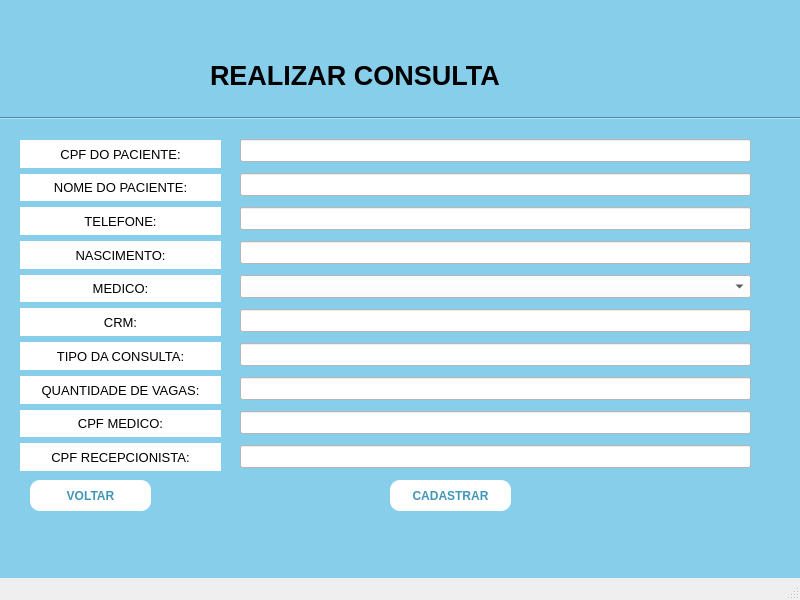
<?xml version="1.0" encoding="UTF-8"?>
<ui version="4.0">
 <class>MainWindow</class>
 <widget class="QMainWindow" name="MainWindow">
  <property name="geometry">
   <rect>
    <x>0</x>
    <y>0</y>
    <width>800</width>
    <height>600</height>
   </rect>
  </property>
  <property name="font">
   <font>
    <pointsize>10</pointsize>
   </font>
  </property>
  <property name="windowTitle">
   <string>MainWindow</string>
  </property>
  <property name="styleSheet">
   <string notr="true"/>
  </property>
  <property name="animated">
   <bool>true</bool>
  </property>
  <widget class="QWidget" name="centralwidget">
   <property name="styleSheet">
    <string notr="true">background-color: skyblue;</string>
   </property>
   <widget class="QLabel" name="label">
    <property name="geometry">
     <rect>
      <x>210</x>
      <y>50</y>
      <width>421</width>
      <height>51</height>
     </rect>
    </property>
    <property name="font">
     <font>
      <pointsize>20</pointsize>
      <weight>75</weight>
      <bold>true</bold>
     </font>
    </property>
    <property name="frameShape">
     <enum>QFrame::NoFrame</enum>
    </property>
    <property name="text">
     <string>REALIZAR CONSULTA</string>
    </property>
    <property name="textFormat">
     <enum>Qt::AutoText</enum>
    </property>
    <property name="alignment">
     <set>Qt::AlignLeading|Qt::AlignLeft|Qt::AlignVCenter</set>
    </property>
   </widget>
   <widget class="QPushButton" name="pushButton">
    <property name="geometry">
     <rect>
      <x>390</x>
      <y>480</y>
      <width>121</width>
      <height>31</height>
     </rect>
    </property>
    <property name="font">
     <font>
      <weight>75</weight>
      <bold>true</bold>
     </font>
    </property>
    <property name="styleSheet">
     <string notr="true">QPushButton {
    background-color: white;  /* Cor de fundo */
    color: rgb(65, 150, 183);  /* Cor do texto */
    border-radius: 10px;  /* Raio dos cantos */
    padding: 10px 20px;  /* Preenchimento interno */
}

QPushButton:hover {
    color: white;
    background-color: rgb(8, 113, 155);  /* Cor de fundo ao passar o mouse */
}</string>
    </property>
    <property name="text">
     <string>CADASTRAR</string>
    </property>
   </widget>
   <widget class="QPushButton" name="pushButton_2">
    <property name="geometry">
     <rect>
      <x>30</x>
      <y>480</y>
      <width>121</width>
      <height>31</height>
     </rect>
    </property>
    <property name="font">
     <font>
      <weight>75</weight>
      <bold>true</bold>
     </font>
    </property>
    <property name="styleSheet">
     <string notr="true">QPushButton {
    background-color: white;  /* Cor de fundo */
    color: rgb(65, 150, 183);  /* Cor do texto */
    border-radius: 10px;  /* Raio dos cantos */
    padding: 10px 20px;  /* Preenchimento interno */
}

QPushButton:hover {
    color: white;
    background-color: rgb(8, 113, 155);  /* Cor de fundo ao passar o mouse */
}</string>
    </property>
    <property name="text">
     <string>VOLTAR</string>
    </property>
   </widget>
   <widget class="Line" name="line">
    <property name="geometry">
     <rect>
      <x>0</x>
      <y>110</y>
      <width>801</width>
      <height>16</height>
     </rect>
    </property>
    <property name="orientation">
     <enum>Qt::Horizontal</enum>
    </property>
   </widget>
   <widget class="QWidget" name="layoutWidget">
    <property name="geometry">
     <rect>
      <x>20</x>
      <y>140</y>
      <width>201</width>
      <height>331</height>
     </rect>
    </property>
    <layout class="QVBoxLayout" name="verticalLayout">
     <item>
      <widget class="QLabel" name="label_2">
       <property name="styleSheet">
        <string notr="true">background-color: white;</string>
       </property>
       <property name="text">
        <string>CPF DO PACIENTE:</string>
       </property>
       <property name="alignment">
        <set>Qt::AlignCenter</set>
       </property>
      </widget>
     </item>
     <item>
      <widget class="QLabel" name="label_3">
       <property name="styleSheet">
        <string notr="true">background-color: white;</string>
       </property>
       <property name="text">
        <string>NOME DO PACIENTE:</string>
       </property>
       <property name="alignment">
        <set>Qt::AlignCenter</set>
       </property>
      </widget>
     </item>
     <item>
      <widget class="QLabel" name="label_11">
       <property name="styleSheet">
        <string notr="true">background-color: white;</string>
       </property>
       <property name="text">
        <string>TELEFONE:</string>
       </property>
       <property name="alignment">
        <set>Qt::AlignCenter</set>
       </property>
      </widget>
     </item>
     <item>
      <widget class="QLabel" name="label_4">
       <property name="styleSheet">
        <string notr="true">background-color: white;</string>
       </property>
       <property name="text">
        <string>NASCIMENTO:</string>
       </property>
       <property name="alignment">
        <set>Qt::AlignCenter</set>
       </property>
      </widget>
     </item>
     <item>
      <widget class="QLabel" name="label_5">
       <property name="styleSheet">
        <string notr="true">background-color: white;</string>
       </property>
       <property name="text">
        <string>MEDICO:</string>
       </property>
       <property name="alignment">
        <set>Qt::AlignCenter</set>
       </property>
      </widget>
     </item>
     <item>
      <widget class="QLabel" name="label_6">
       <property name="styleSheet">
        <string notr="true">background-color: white;</string>
       </property>
       <property name="text">
        <string>CRM:</string>
       </property>
       <property name="alignment">
        <set>Qt::AlignCenter</set>
       </property>
      </widget>
     </item>
     <item>
      <widget class="QLabel" name="label_7">
       <property name="styleSheet">
        <string notr="true">background-color: white;</string>
       </property>
       <property name="text">
        <string>TIPO DA CONSULTA:</string>
       </property>
       <property name="alignment">
        <set>Qt::AlignCenter</set>
       </property>
      </widget>
     </item>
     <item>
      <widget class="QLabel" name="label_9">
       <property name="styleSheet">
        <string notr="true">background-color: white;</string>
       </property>
       <property name="text">
        <string>QUANTIDADE DE VAGAS:</string>
       </property>
       <property name="alignment">
        <set>Qt::AlignCenter</set>
       </property>
      </widget>
     </item>
     <item>
      <widget class="QLabel" name="label_10">
       <property name="styleSheet">
        <string notr="true">background-color: white;</string>
       </property>
       <property name="text">
        <string>CPF MEDICO:</string>
       </property>
       <property name="alignment">
        <set>Qt::AlignCenter</set>
       </property>
      </widget>
     </item>
     <item>
      <widget class="QLabel" name="label_8">
       <property name="styleSheet">
        <string notr="true">background-color: white;</string>
       </property>
       <property name="text">
        <string>CPF RECEPCIONISTA:</string>
       </property>
       <property name="alignment">
        <set>Qt::AlignCenter</set>
       </property>
      </widget>
     </item>
    </layout>
   </widget>
   <widget class="QWidget" name="layoutWidget">
    <property name="geometry">
     <rect>
      <x>240</x>
      <y>134</y>
      <width>511</width>
      <height>341</height>
     </rect>
    </property>
    <layout class="QVBoxLayout" name="verticalLayout_2">
     <item>
      <widget class="QLineEdit" name="lineEdit">
       <property name="styleSheet">
        <string notr="true">background-color: white;</string>
       </property>
      </widget>
     </item>
     <item>
      <widget class="QLineEdit" name="lineEdit_2">
       <property name="styleSheet">
        <string notr="true">background-color: white;</string>
       </property>
      </widget>
     </item>
     <item>
      <widget class="QLineEdit" name="lineEdit_3">
       <property name="styleSheet">
        <string notr="true">background-color: white;</string>
       </property>
      </widget>
     </item>
     <item>
      <widget class="QLineEdit" name="lineEdit_4">
       <property name="styleSheet">
        <string notr="true">background-color: white;</string>
       </property>
      </widget>
     </item>
     <item>
      <widget class="QComboBox" name="comboBox">
       <property name="styleSheet">
        <string notr="true">background-color: white;</string>
       </property>
      </widget>
     </item>
     <item>
      <widget class="QLineEdit" name="lineEdit_6">
       <property name="styleSheet">
        <string notr="true">background-color: white;</string>
       </property>
      </widget>
     </item>
     <item>
      <widget class="QLineEdit" name="lineEdit_7">
       <property name="styleSheet">
        <string notr="true">background-color: white;</string>
       </property>
      </widget>
     </item>
     <item>
      <widget class="QLineEdit" name="lineEdit_8">
       <property name="styleSheet">
        <string notr="true">background-color: white;</string>
       </property>
      </widget>
     </item>
     <item>
      <widget class="QLineEdit" name="lineEdit_9">
       <property name="styleSheet">
        <string notr="true">background-color: white;</string>
       </property>
      </widget>
     </item>
     <item>
      <widget class="QLineEdit" name="lineEdit_10">
       <property name="styleSheet">
        <string notr="true">background-color: white;</string>
       </property>
      </widget>
     </item>
    </layout>
   </widget>
  </widget>
  <widget class="QMenuBar" name="menubar">
   <property name="geometry">
    <rect>
     <x>0</x>
     <y>0</y>
     <width>800</width>
     <height>26</height>
    </rect>
   </property>
  </widget>
  <widget class="QStatusBar" name="statusbar"/>
 </widget>
 <resources/>
 <connections/>
</ui>
